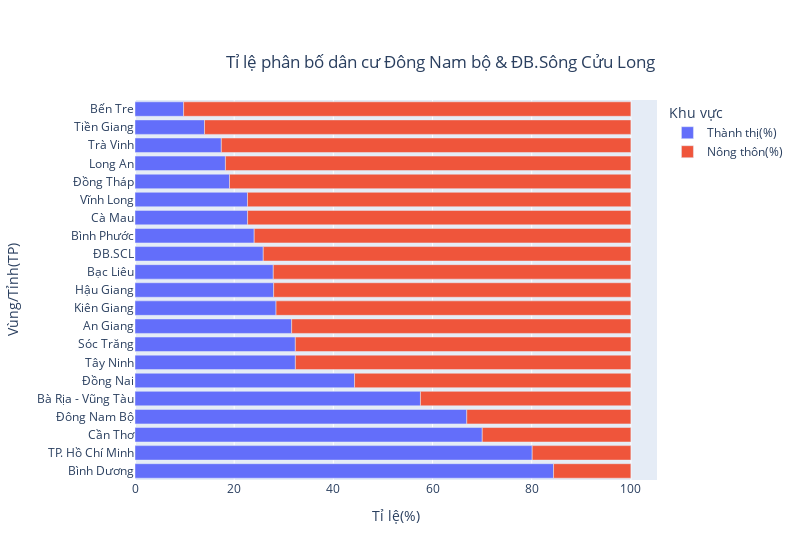

Notebook code cell kept with this figure:
### Code cell
pop_southern = pop_southern.sort_values(by='Thành thị(%)', ascending = False)
fig = px.bar(pop_southern, y="Vùng/Tỉnh(TP)",
             x=['Thành thị(%)','Nông thôn(%)'], 
             title="Tỉ lệ phân bố dân cư",
             orientation = "h",
             width = 800)
fig.update_layout(xaxis_title="Tỉ lệ(%)",
                  legend_title="Khu vực",
                  title={'text': 'Tỉ lệ phân bố dân cư Đông Nam bộ & ĐB.Sông Cửu Long',
                            'y':0.9,
                            'x':0.55,
                            'xanchor': 'center',
                            'yanchor': 'top'}
                 )
fig.show()

### Figure 1 — Plotly figure (JSON) as saved in the notebook; plotly's stock layout.template omitted (floating-point values rounded to 4 significant figures)
{"data": [{"alignmentgroup": "True", "hovertemplate": "variable=Thành thị(%)<br>value=%{x}<br>Vùng/Tỉnh(TP)=%{y}<extra></extra>", "legendgroup": "Thành thị(%)", "marker": {"color": "#636efa", "pattern": {"shape": ""}}, "name": "Thành thị(%)", "offsetgroup": "Thành thị(%)", "orientation": "h", "showlegend": true, "textposition": "auto", "type": "bar", "x": [84.41, 80.1, 70.03, 66.91, 57.57, 44.27, 32.34, 32.33, 31.59, 28.44, 27.96, 27.89, 25.86, 24.04, 22.71, 22.69, 19.05, 18.24, 17.41, 14.02, 9.8], "xaxis": "x", "y": ["Bình Dương", "TP. Hồ Chí Minh", "Cần Thơ", "Đông Nam Bộ", "Bà Rịa - Vũng Tàu", "Đồng Nai", "Tây Ninh", "Sóc Trăng", "An Giang", "Kiên Giang", "Hậu Giang", "Bạc Liêu", "ĐB.SCL", "Bình Phước", "Cà Mau", "Vĩnh Long", "Đồng Tháp", "Long An", "Trà Vinh", "Tiền Giang", "Bến Tre"], "yaxis": "y"}, {"alignmentgroup": "True", "hovertemplate": "variable=Nông thôn(%)<br>value=%{x}<br>Vùng/Tỉnh(TP)=%{y}<extra></extra>", "legendgroup": "Nông thôn(%)", "marker": {"color": "#EF553B", "pattern": {"shape": ""}}, "name": "Nông thôn(%)", "offsetgroup": "Nông thôn(%)", "orientation": "h", "showlegend": true, "textposition": "auto", "type": "bar", "x": [15.59, 19.9, 29.97, 33.09, 42.44, 55.73, 67.66, 67.67, 68.41, 71.55, 72.04, 72.11, 74.14, 75.96, 77.29, 77.31, 80.95, 81.76, 82.59, 85.98, 90.2], "xaxis": "x", "y": ["Bình Dương", "TP. Hồ Chí Minh", "Cần Thơ", "Đông Nam Bộ", "Bà Rịa - Vũng Tàu", "Đồng Nai", "Tây Ninh", "Sóc Trăng", "An Giang", "Kiên Giang", "Hậu Giang", "Bạc Liêu", "ĐB.SCL", "Bình Phước", "Cà Mau", "Vĩnh Long", "Đồng Tháp", "Long An", "Trà Vinh", "Tiền Giang", "Bến Tre"], "yaxis": "y"}], "layout": {"barmode": "relative", "legend": {"title": {"text": "Khu vực"}, "tracegroupgap": 0}, "title": {"text": "Tỉ lệ phân bố dân cư Đông Nam bộ & ĐB.Sông Cửu Long", "x": 0.55, "xanchor": "center", "y": 0.9, "yanchor": "top"}, "width": 800, "xaxis": {"anchor": "y", "domain": [0, 1], "title": {"text": "Tỉ lệ(%)"}}, "yaxis": {"anchor": "x", "domain": [0, 1], "title": {"text": "Vùng/Tỉnh(TP)"}}}}
